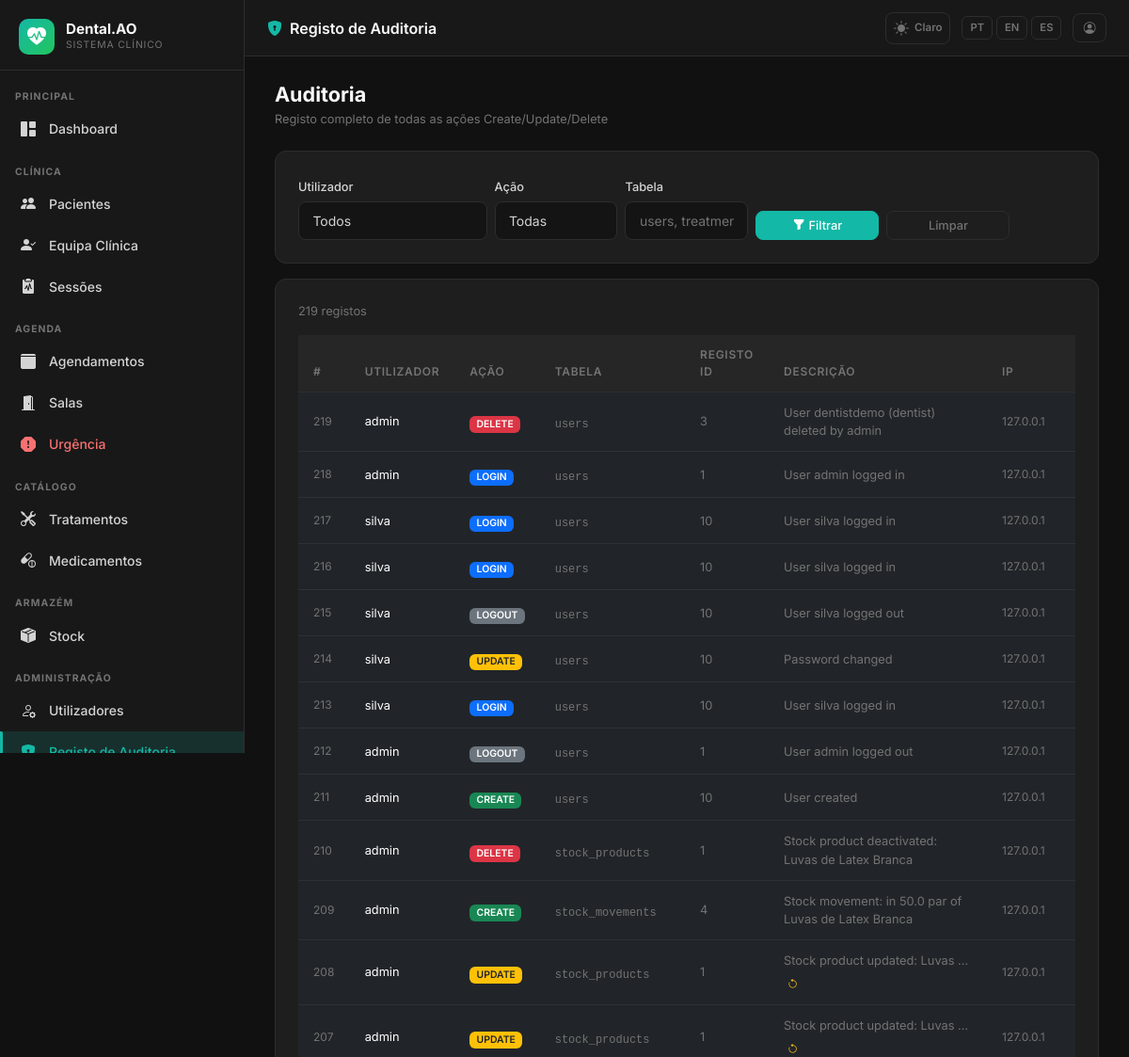
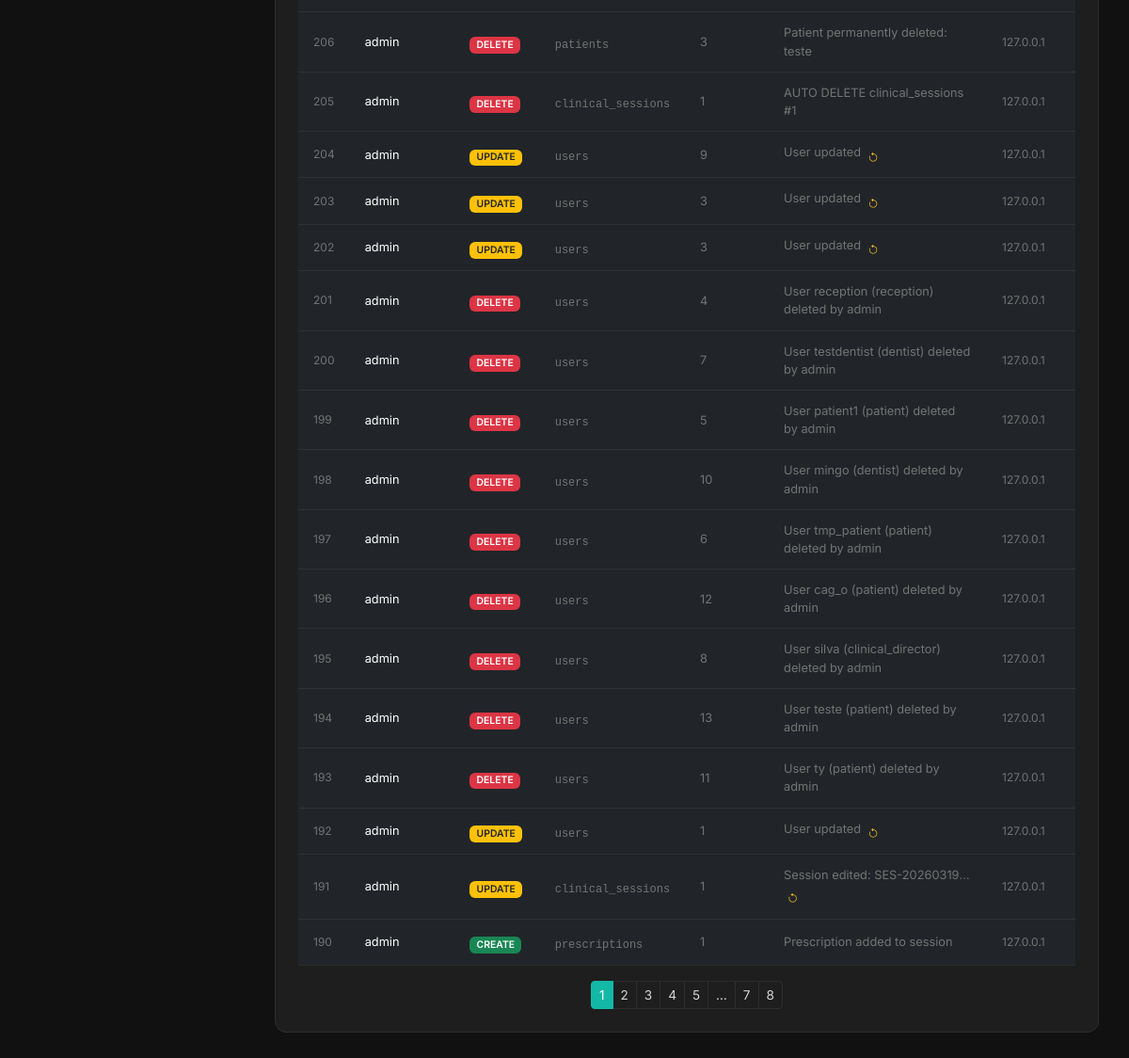
The page /admin/audit (signed in) on the database its author committed (2 pictures, top to bottom).
### app/models.py (models this page shows, shortened)
class AppSetting(db.Model):
    __tablename__ = 'app_settings'
    key   = db.Column(db.String(64), primary_key=True)
    value = db.Column(db.Text, nullable=True)
    _DEFAULTS = {
        'app_name':       'DentalCare Pro',
        'app_logo':       '',
        'bg_dark':        '#111111',
        'sidebar_dark':   '#181818',
        'card_dark':      '#1e1e1e',
        'border_dark':    '#2d2d2d',
        'text_dark':      '#d4d4d4',
        'primary_dark':   '#14b8a6',
        'success_dark':   '#22c55e',
        'danger_dark':    '#f87171',
        'warning_dark':   '#fbbf24',
        'bg_light':       '#f0f4f8',
        'card_light':     '#ffffff',
        'border_light':   '#d1dce8',
        'text_light':     '#334155',
        'primary_light':  '#1976d2',
        'success_light':  '#00875a',
        'danger_light':   '#d32f2f',
        'warning_light':  '#e65100',
        'xray_max_mb':        '10',
        'stock_invoice_max_mb': '5',
        'urgency_surcharge':  '30',
    }
    @classmethod
    def all_as_dict(cls):
        stored = {s.key: s.value for s in cls.query.all()}
        result = dict(cls._DEFAULTS)
        result.update(stored)
        return result

class AuditLog(db.Model):
    __tablename__ = 'audit_log'
    id = db.Column(db.Integer, primary_key=True)
    user_id = db.Column(db.Integer, db.ForeignKey('users.id'), nullable=True)
    username = db.Column(db.String(80), nullable=True)
    action = db.Column(db.String(20), nullable=False)
    table_name = db.Column(db.String(100), nullable=False)
    record_id = db.Column(db.Integer, nullable=True)
    old_value = db.Column(db.JSON, nullable=True)
    new_value = db.Column(db.JSON, nullable=True)
    description = db.Column(db.Text, nullable=True)
    ip_address = db.Column(db.String(50), nullable=True)
    timestamp = db.Column(db.DateTime, default=lambda: datetime.now(timezone.utc), index=True)
    user = db.relationship('User', backref='audit_entries')

### app/admin/routes.py (the view)
@admin_bp.route('/audit')
@login_required
@director_or_superadmin_required
def audit_log():
    from ..models import AuditLog
    page = request.args.get('page', 1, type=int)
    query = AuditLog.query.order_by(AuditLog.timestamp.desc())
    if request.args.get('user_id'):
        query = query.filter_by(user_id=request.args.get('user_id', type=int))
    if request.args.get('action'):
        query = query.filter_by(action=request.args.get('action'))
    if request.args.get('table'):
        query = query.filter_by(table_name=request.args.get('table'))
    logs = query.paginate(page=page, per_page=30)
    users = User.query.order_by(User.full_name).all()
    return render_template('admin/audit_log.html', logs=logs, users=users)

### app/__init__.py (called while the page is built)
def get_locale():
    lang = session.get('lang')
    if lang in ['pt', 'en', 'es']:
        return lang
    return 'pt'

### app/models.py (called while the page is built)
    def role_display(self):
        role_map = {
            Role.SUPERADMIN: 'Superadmin',
            Role.CLINICAL_DIRECTOR: 'Diretor Clínico',
            Role.DENTIST: 'Dentista',
            Role.PATIENT: 'Paciente',
            Role.RECEPTION: 'Recepção',
        }
        return role_map.get(self.role, self.role)

    def role_badge_class(self):
        badge_map = {
            Role.SUPERADMIN: 'danger',
            Role.CLINICAL_DIRECTOR: 'primary',
            Role.DENTIST: 'success',
            Role.PATIENT: 'info',
            Role.RECEPTION: 'warning',
        }
        return badge_map.get(self.role, 'secondary')

### app/templates/admin/audit_log.html (shortened to what this page needs)
{% extends "base.html" %}
{% block page_title %}<i class="bi bi-shield-lock-fill me-2" style="color:var(--dc-primary)"></i>{{ _('Registo de Auditoria') }}{% endblock %}
{% block content %}
<div class="dc-page-header">
  <div>
    <h1>{{ _('Auditoria') }}</h1>
    <p>{{ _('Registo completo de todas as ações Create/Update/Delete') }}</p>
  </div>
</div>
<div class="dc-card mb-3">
  <form method="GET" class="row g-2 align-items-end">
    <div class="col-md-3">
      <label class="form-label" style="font-size:.8rem">{{ _('Utilizador') }}</label>
      <select name="user_id" class="form-select form-select-sm">
        <option value="">{{ _('Todos') }}</option>
      </select>
    </div>
    <div class="col-md-2">
      <label class="form-label" style="font-size:.8rem">{{ _('Ação') }}</label>
      <select name="action" class="form-select form-select-sm">
        <option value="">{{ _('Todas') }}</option>
      </select>
    </div>
    <div class="col-md-2">
      <label class="form-label" style="font-size:.8rem">{{ _('Tabela') }}</label>
      <input type="text" name="table" class="form-control form-control-sm" value="{{ request.args.get('table', '') }}" placeholder="users, treatments…">
    </div>
    <div class="col-md-2">
      <button type="submit" class="btn btn-sm btn-primary w-100">
        <i class="bi bi-funnel-fill me-1"></i>{{ _('Filtrar') }}
      </button>
    </div>
    <div class="col-md-2">
      <a href="{{ url_for('admin.audit_log') }}" class="btn btn-sm btn-outline-secondary w-100">
        {{ _('Limpar') }}
      </a>
    </div>
  </form>
</div>
<div class="dc-card">
  <div class="d-flex align-items-center justify-content-between mb-3">
    <span style="font-size:.8rem;color:var(--dc-text-muted)">{{ logs.total }} {{ _('registos') }}</span>
  </div>
  <div class="table-responsive">
    <table class="table table-sm mb-0">
      <thead>
        <tr>
          <th>#</th>
          <th>{{ _('Utilizador') }}</th>
          <th>{{ _('Ação') }}</th>
          <th>{{ _('Tabela') }}</th>
          <th>{{ _('Registo ID') }}</th>
          <th>{{ _('Descrição') }}</th>
          <th>{{ _('IP') }}</th>
          <th>{{ _('Data/Hora') }}</th>
        </tr>
      </thead>
      <tbody>
        {% for log in logs.items %}
        <tr>
          <td style="font-size:.75rem;color:var(--dc-text-muted)">{{ log.id }}</td>
          <td style="font-size:.8rem">{{ log.username or '—' }}</td>
          <td>
            <span class="badge bg-{% if log.action == 'CREATE' %}success{% elif log.action == 'UPDATE' %}warning text-dark{% elif log.action == 'DELETE' %}danger{% elif log.action in ['LOGIN','ROLLBACK'] %}primary{% else %}secondary{% endif %}" style="font-size:.65rem">
              {{ log.action }}
            </span>
          </td>
          <td><code style="font-size:.75rem;color:var(--dc-text-muted)">{{ log.table_name }}</code></td>
          <td style="font-size:.8rem;color:var(--dc-text-muted)">{{ log.record_id or '—' }}</td>
          <td style="font-size:.8rem;color:var(--dc-text-muted);max-width:250px">
            {% if log.old_value and log.action == 'UPDATE' %}
              <span class="d-inline-block text-truncate" style="max-width:200px" title="{{ log.description }}">
                {{ (log.description or '')[:60] }}{% if log.description and log.description|length > 60 %}…{% endif %}
              </span>
              <i class="bi bi-arrow-counterclockwise ms-1" style="color:var(--dc-warning);font-size:.7rem"
                 title="{{ _('Reversão disponível') }}"></i>
            {% else %}
              {{ (log.description or '')[:80] }}{% if log.description and log.description|length > 80 %}…{% endif %}
            {% endif %}
          </td>
          <td style="font-size:.75rem;color:var(--dc-text-muted)">{{ log.ip_address or '—' }}</td>
          <td style="font-size:.75rem;color:var(--dc-text-muted);white-space:nowrap">
          </td>
        </tr>
        {% endfor %}
      </tbody>
    </table>
  </div>
  {% if logs.pages > 1 %}
  <div class="d-flex justify-content-center mt-3">
    <nav>
      <ul class="pagination pagination-sm mb-0">
        {% for page in logs.iter_pages() %}
          {% if page %}
            <li class="page-item {% if page == logs.page %}active{% endif %}">
              <a class="page-link" href="{{ url_for('admin.audit_log', page=page, **request.args) }}">{{ page }}</a>
            </li>
          {% else %}
            <li class="page-item disabled"><span class="page-link">…</span></li>
          {% endif %}
        {% endfor %}
      </ul>
    </nav>
  </div>
  {% endif %}
</div>
{% endblock %}

### app/templates/base.html (shortened to what this page needs)
<!DOCTYPE html>
<html lang="{{ get_locale() }}" data-dc-theme="{{ session.get('theme', 'dark') }}">
<head>
  <link href="https://cdn.jsdelivr.net/npm/bootstrap@5.3.2/dist/css/bootstrap.min.css" rel="stylesheet">
  <link href="https://cdn.jsdelivr.net/npm/bootstrap-icons@1.11.3/font/bootstrap-icons.min.css" rel="stylesheet">
  <link href="{{ url_for('static', filename='css/dental.css') }}" rel="stylesheet">
</head>
<body>
<aside class="dc-sidebar" id="dcSidebar">
  <div class="dc-brand">
    <div class="dc-brand-icon">
      {% if app_settings.app_logo %}
        <img src="{{ url_for('superadmin.logo_file', filename=app_settings.app_logo) }}"
             alt="{{ app_settings.app_name }}"
             style="width:36px;height:36px;object-fit:contain;border-radius:6px;">
      {% else %}
        <i class="bi bi-heart-pulse-fill"></i>
      {% endif %}
    </div>
    <div class="flex-fill">
      <div class="dc-brand-name">{{ app_settings.app_name }}</div>
      <div class="dc-brand-sub">{{ _('Sistema Clínico') }}</div>
    </div>
  </div>
  <nav class="dc-nav">
    {% set role = current_user.role %}
    <div class="dc-nav-section">{{ _('Principal') }}</div>
    <a href="{{ url_for('main.dashboard') }}"
       class="dc-nav-item {% if request.endpoint == 'main.dashboard' %}active{% endif %}">
      <i class="bi bi-grid-1x2-fill"></i> {{ _('Dashboard') }}
    </a>
    {% if role in ['superadmin', 'clinical_director', 'dentist', 'reception'] %}
    <div class="dc-nav-section mt-2">{{ _('Clínica') }}</div>
    {% endif %}
    {% if role in ['superadmin', 'clinical_director', 'dentist', 'reception'] %}
    <a href="{{ url_for('patients.index') }}"
       class="dc-nav-item {% if request.endpoint == 'patients.index' or request.endpoint in ['patients.new','patients.edit','patients.detail'] %}active{% endif %}">
      <i class="bi bi-people-fill"></i> {{ _('Pacientes') }}
    </a>
    {% endif %}
    {% if role in ['superadmin', 'clinical_director'] %}
    <a href="{{ url_for('patients.care_team_pending') }}"
       class="dc-nav-item {% if request.endpoint == 'patients.care_team_pending' %}active{% endif %}">
      <i class="bi bi-person-check-fill"></i> {{ _('Equipa Clínica') }}
    </a>
    {% endif %}
    {% if role in ['superadmin', 'clinical_director', 'dentist'] %}
    <a href="{{ url_for('sessions.index') }}"
       class="dc-nav-item {% if request.endpoint and 'sessions.' in request.endpoint and 'audit' not in request.endpoint and 'evolution' not in request.endpoint %}active{% endif %}">
      <i class="bi bi-clipboard2-pulse-fill"></i> {{ _('Sessões') }}
    </a>
    {% endif %}
    {% if role in ['superadmin', 'clinical_director', 'reception', 'dentist'] %}
    <div class="dc-nav-section mt-2">{{ _('Agenda') }}</div>
    {% endif %}
    {% if role in ['superadmin', 'clinical_director', 'reception'] %}
    <a href="{{ url_for('scheduling.calendar') }}"
       class="dc-nav-item {% if request.endpoint and 'scheduling.' in request.endpoint and 'emergency' not in request.endpoint and 'room' not in request.endpoint %}active{% endif %}">
      <i class="bi bi-calendar3-fill"></i> {{ _('Agendamentos') }}
    </a>
    {% endif %}
    {% if role in ['superadmin', 'clinical_director', 'reception', 'dentist'] %}
    <a href="{{ url_for('scheduling.rooms') }}"
       class="dc-nav-item {% if request.endpoint and 'rooms' in request.endpoint %}active{% endif %}">
      <i class="bi bi-door-open-fill"></i> {{ _('Salas') }}
    </a>
    {% endif %}
    {% if role in ['superadmin', 'clinical_director', 'reception', 'dentist'] %}
    <a href="{{ url_for('scheduling.emergency') }}"
       class="dc-nav-item {% if request.endpoint and 'emergency' in request.endpoint %}active{% endif %}"
       style="color:var(--dc-danger)">
      <i class="bi bi-exclamation-octagon-fill"></i> {{ _('Urgência') }}
    </a>
    {% endif %}
    {% if role in ['superadmin', 'clinical_director', 'dentist'] %}
    <div class="dc-nav-section mt-2">{{ _('Catálogo') }}</div>
    <a href="{{ url_for('admin.treatments') }}"
       class="dc-nav-item {% if 'treatments' in request.endpoint %}active{% endif %}">
      <i class="bi bi-tools"></i> {{ _('Tratamentos') }}
    </a>
    <a href="{{ url_for('admin.medicines') }}"
       class="dc-nav-item {% if 'medicine' in request.endpoint %}active{% endif %}">
      <i class="bi bi-capsule-pill"></i> {{ _('Medicamentos') }}
    </a>
    {% endif %}
    {% if role in ['superadmin', 'clinical_director', 'dentist', 'receptionist'] %}
    <div class="dc-nav-section mt-2">{{ _('Armazém') }}</div>
    <a href="{{ url_for('stock.index') }}"
       class="dc-nav-item {% if request.endpoint and 'stock.' in request.endpoint %}active{% endif %}">
      <i class="bi bi-box-seam-fill"></i> {{ _('Stock') }}
    </a>
    {% endif %}
    {% if role in ['superadmin', 'clinical_director'] %}
    <div class="dc-nav-section mt-2">{{ _('Administração') }}</div>
    <a href="{{ url_for('admin.users') }}"
       class="dc-nav-item {% if 'user' in request.endpoint %}active{% endif %}">
      <i class="bi bi-person-gear"></i> {{ _('Utilizadores') }}
    </a>
    <a href="{{ url_for('admin.audit_log') }}"
       class="dc-nav-item {% if 'audit' in request.endpoint %}active{% endif %}">
      <i class="bi bi-shield-lock-fill"></i> {{ _('Registo de Auditoria') }}
    </a>
    {% endif %}
  </nav>
</aside>
<header class="dc-topbar">
  <span class="page-title">{% block page_title %}{% endblock %}</span>
  <div class="topbar-actions">
    <a href="{{ url_for('auth.toggle_theme') }}"
       class="theme-toggle"
       title="{{ _('Alternar tema') }}">
      {% if session.get('theme', 'dark') == 'dark' %}
        <i class="bi bi-sun-fill"></i><span style="font-size:.72rem;font-weight:600;margin-left:2px">{{ _('Claro') }}</span>
      {% else %}
        <i class="bi bi-moon-stars-fill"></i><span style="font-size:.72rem;font-weight:600;margin-left:2px">{{ _('Escuro') }}</span>
      {% endif %}
    </a>
    <div class="lang-switcher">
      <a href="{{ url_for('auth.set_lang', lang='pt') }}"
         class="lang-btn {% if get_locale() == 'pt' %}active{% endif %}">PT</a>
      <a href="{{ url_for('auth.set_lang', lang='en') }}"
         class="lang-btn {% if get_locale() == 'en' %}active{% endif %}">EN</a>
      <a href="{{ url_for('auth.set_lang', lang='es') }}"
         class="lang-btn {% if get_locale() == 'es' %}active{% endif %}">ES</a>
    </div>
    <a href="{{ url_for('auth.profile') }}" class="btn btn-sm btn-outline-secondary" title="{{ _('Meu Perfil') }}">
      <i class="bi bi-person-circle"></i>
    </a>
  </div>
</header>
<main class="dc-main">
  <div class="dc-content">
    {% block content %}{% endblock %}
  </div>
</main>
</body>
</html>

### rows shown on the page
AppSetting: app_name "Dental.AO"
AuditLog: id "219", username "admin", action "DELETE", table_name "users", record "3", description "User dentistdemo (dentist) deleted by admin", ip_address "127.0.0.1"
AuditLog: id "218", username "admin", action "LOGIN", table_name "users", record "1", description "User admin logged in", ip_address "127.0.0.1"
AuditLog: id "217", username "silva", action "LOGIN", table_name "users", record "10", description "User silva logged in", ip_address "127.0.0.1"
AuditLog: id "216", username "silva", action "LOGIN", table_name "users", record "10", description "User silva logged in", ip_address "127.0.0.1"
AuditLog: id "215", username "silva", action "LOGOUT", table_name "users", record "10", description "User silva logged out", ip_address "127.0.0.1"
AuditLog: id "214", username "silva", action "UPDATE", table_name "users", record "10", description "Password changed", ip_address "127.0.0.1"
AuditLog: id "213", username "silva", action "LOGIN", table_name "users", record "10", description "User silva logged in", ip_address "127.0.0.1"
AuditLog: id "212", username "admin", action "LOGOUT", table_name "users", record "1", description "User admin logged out", ip_address "127.0.0.1"
AuditLog: id "211", username "admin", action "CREATE", table_name "users", record "10", description "User created", ip_address "127.0.0.1"
AuditLog: id "210", username "admin", action "DELETE", table_name "stock_products", record "1", description "Stock product deactivated: Luvas de Latex Branca", ip_address "127.0.0.1"
AuditLog: id "209", username "admin", action "CREATE", table_name "stock_movements", record "4", description "Stock movement: in 50.0 par of Luvas de Latex Branca", ip_address "127.0.0.1"
AuditLog: id "208", username "admin", action "UPDATE", table_name "stock_products", record "1", description "Stock product updated: Luvas…", ip_address "127.0.0.1"
AuditLog: id "207", username "admin", action "UPDATE", table_name "stock_products", record "1", description "Stock product updated: Luvas…", ip_address "127.0.0.1"
AuditLog: id "206", username "admin", action "DELETE", table_name "patients", record "3", description "Patient permanently deleted: teste", ip_address "127.0.0.1"
AuditLog: id "205", username "admin", action "DELETE", table_name "clinical_sessions", record "1", description "AUTO DELETE clinical_sessions #1", ip_address "127.0.0.1"
AuditLog: id "204", username "admin", action "UPDATE", table_name "users", record "9", description "User updated", ip_address "127.0.0.1"
AuditLog: id "203", username "admin", action "UPDATE", table_name "users", record "3", description "User updated", ip_address "127.0.0.1"
AuditLog: id "202", username "admin", action "UPDATE", table_name "users", record "3", description "User updated", ip_address "127.0.0.1"
AuditLog: id "201", username "admin", action "DELETE", table_name "users", record "4", description "User reception (reception) deleted by admin", ip_address "127.0.0.1"
AuditLog: id "200", username "admin", action "DELETE", table_name "users", record "7", description "User testdentist (dentist) deleted by admin", ip_address "127.0.0.1"
AuditLog: id "199", username "admin", action "DELETE", table_name "users", record "5", description "User patient1 (patient) deleted by admin", ip_address "127.0.0.1"
AuditLog: id "198", username "admin", action "DELETE", table_name "users", record "10", description "User mingo (dentist) deleted by admin", ip_address "127.0.0.1"
AuditLog: id "197", username "admin", action "DELETE", table_name "users", record "6", description "User tmp_patient (patient) deleted by admin", ip_address "127.0.0.1"
AuditLog: id "196", username "admin", action "DELETE", table_name "users", record "12", description "User cag_o (patient) deleted by admin", ip_address "127.0.0.1"
AuditLog: id "195", username "admin", action "DELETE", table_name "users", record "8", description "User silva (clinical_director) deleted by admin", ip_address "127.0.0.1"
AuditLog: id "194", username "admin", action "DELETE", table_name "users", record "13", description "User teste (patient) deleted by admin", ip_address "127.0.0.1"
AuditLog: id "193", username "admin", action "DELETE", table_name "users", record "11", description "User ty (patient) deleted by admin", ip_address "127.0.0.1"
AuditLog: id "192", username "admin", action "UPDATE", table_name "users", record "1", description "User updated", ip_address "127.0.0.1"
AuditLog: id "191", username "admin", action "UPDATE", table_name "clinical_sessions", record "1", description "Session edited: SES-20260319…", ip_address "127.0.0.1"
AuditLog: id "190", username "admin", action "CREATE", table_name "prescriptions", record "1", description "Prescription added to session", ip_address "127.0.0.1"

### other values the page prints
{{ logs.total }} "219"
{{ page }} "1" "2" "3" "4" "5" "7" "8"
form field user_id "Todos"
form field action "Todas"
